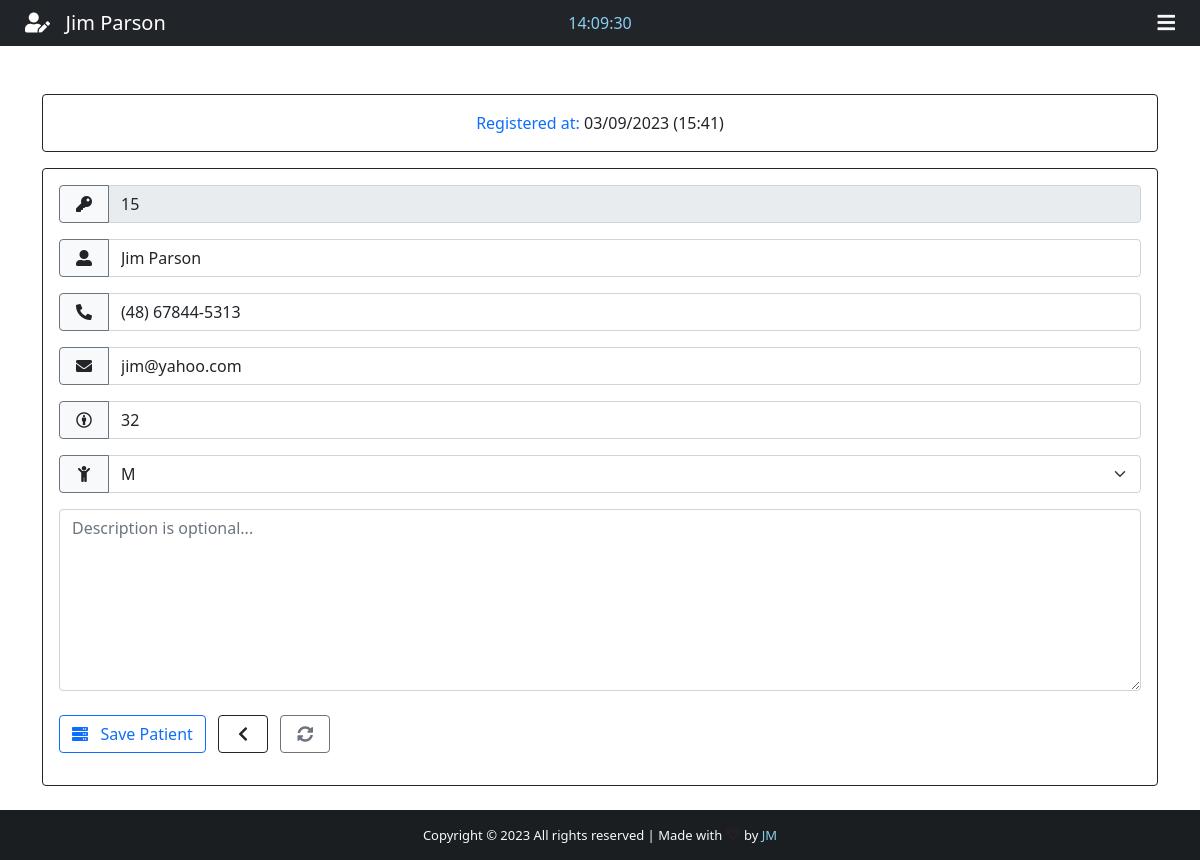
Page /patient/15 (signed in) on the committed database.
### App/models.py (models this page shows, shortened)
class Patient(models.Model):
    GENDER = (
        ('M', 'M'),
        ('F', 'F'),
    )
    id = models.IntegerField(primary_key=True)
    name = models.CharField(max_length=40)
    phone = models.CharField(max_length=20)
    email = models.CharField(max_length=40)
    age = models.CharField(max_length=3)
    gender = models.CharField(max_length=1, null=True, choices=GENDER)
    note = models.TextField(blank=True)
    created_at = models.DateTimeField(auto_now_add=True)

### App/views.py (the view)
# urls.py: path('patient/<str:patient_id>', views.patient, name="patient"),
@cache_control(no_cache=True, must_revalidade=True, no_store=True)
@login_required(login_url="login")
def patient(request, patient_id):
    patient = Patient.objects.get(id=patient_id)
    if patient != None:
        return render(request, "edit.html", {'patient': patient})

### App/templates/edit.html (shortened to what this page needs)
{% extends 'add.html' %}
{% block nav-content %}
<i class="fas fa-user-edit"></i>&nbsp;&nbsp; {{ patient.name }}
{% endblock nav-content %}
{% block card-title %}
Registered at: <span class="text-dark">{{ patient.created_at | date:'m/d/Y (H:i)' }}</span>
{% endblock card-title %}
{% block Btn-content1 %} <i class="fas fa-server"></i>&nbsp;&nbsp; Save Patient {% endblock Btn-content1 %}
{% block Action %} action="/edit_patient" {% endblock Action %}
{% block Value-id %}
<div class="input-group mb-3">
    <span class="side-label btn border-secondary bg-light txt-sm"><i class="fas fa-key"></i></span>
    <input type="text" class="form-control txt-sm" name="id" value="{{ patient.id }}" readonly>
</div>
{% endblock Value-id %}
{% block Value-name %} value="{{ patient.name }}" {% endblock Value-name %}
{% block Value-phone %} value="{{ patient.phone }}" {% endblock Value-phone %}
{% block Value-email %} value="{{ patient.email }}" {% endblock Value-email %}
{% block Value-age %} value="{{ patient.age }}" {% endblock Value-age %}
{% block option %}
<option style="background-color: #d3d3d3; color: #007bff;">{{ patient.gender }}</option>
{% endblock option %}

### App/templates/add.html (shortened to what this page needs)
{% extends 'base.html' %}
{% block time %}
<div class="col-sm">
<center>
    <span id="clock" style="color: #89cff0;"></span>
</center>
</div>
{% endblock time %}
{% block btn-nav %}
<div class="text-light" id="sidebar" data-bs-toggle="offcanvas" data-bs-target="#offcanvasRight" aria-controls="offcanvasRight">
    <i class="fas fa-bars"></i>
</div>
{% endblock btn-nav %}
{% block footer %} style="color: #89cff0; text-decoration: none;" {% endblock footer %}
{% block content %}
<div class="container">
    <div class="row">
        <div class="col-lg-12">
            <div class="card card-body border-dark text-primary mt-5">
                <span class="text-center txt-sm" id="card-title">{% block card-title %} FILL OUT THE FORM BELOW {% endblock card-title %}</span>
            </div>
            <form {% block Action %} action="/add_patient" {% endblock Action %} method="POST" autocomplete="off" enctype="multipart/form-data" class="card p-3 border-dark mt-3">
                {% block Value-id %} {% endblock Value-id %}
                <div class="input-group mb-3">
                    <span class="side-label btn border-secondary bg-light txt-sm"><i class="fas fa-user-alt"></i></span>
                    <input type="text" class="form-control" name="name" id="name" maxlength="40" placeholder="First and Last name" {% block Value-name %} {% endblock Value-name %}>
                </div>
                <div class="input-group mb-3">
                    <span class="side-label btn border-secondary bg-light txt-sm"><i class="fas fa-phone-alt"></i></span>
                    <input type="text" class="form-control" name="phone" id="phone" placeholder="Patient phone" {% block Value-phone %} {% endblock Value-phone %}>
                </div>
                <div class="input-group mb-3">
                    <span class="side-label btn border-secondary bg-light txt-sm"><i class="fas fa-envelope"></i></span>
                    <input type="text" class="form-control" name="email" id="email" maxlength="40" placeholder="Patient email" {% block Value-email %} {% endblock Value-email %}>
                </div>
                <div class="input-group mb-3">
                    <span class="side-label btn border-secondary bg-light txt-sm"><i class="fab fa-creative-commons-by"></i></span>
                    <input type="text" class="form-control" name="age" id="age" maxlength="3" placeholder="Patient age" {% block Value-age %} {% endblock Value-age %}>
                </div>
                <div class="input-group mb-3">
                    <label><span class="side-label btn border-secondary bg-light txt-sm" style="border-radius: 4px 0px 0px 4px;"><i class="fas fa-child"></i></span></label>
                    <select class="form-select" name="gender" id="gender">
                        {% block option %}{% endblock option %}
                    </select>
                </div>
                <div class="form-group">
                    <textarea class="form-control txt-sm" name="note" rows="7" placeholder="Description is optional...">{% block note %}{% endblock note %}</textarea>
                </div>
                <div id="btn-desktop" class="mt-4" style="width: 100%;">
                    <button type="submit" class="btn btn-outline-primary mb-3 btn-add">
                        {% block Btn-content1 %}{% endblock Btn-content1 %}
                    </button>
                    <a href="{% url 'backend' %}" class="btn btn-outline-dark mb-3 ms-2" style="width: 50px;" title="Back">
                        <i class="fas fa-chevron-left"></i>
                    </a>
                    <button type="reset" class="btn btn-outline-secondary mb-3 ms-2" style="width: 50px;" title="Reset">
                        <i class="fas fa-sync-alt"></i>
                    </button>
                </div>
            </form>
        </div>
    </div>
</div>
<br><br><br>
{% endblock content %}

### App/static/css/style.css (style rules this page uses)
html, body { height: 100%; margin: 0; max-width: 100%; overflow: hidden; }
#sidebar, #front-nav-icon { float: right; margin-right: 25px; cursor: pointer; font-size: 20px; }
.side-label { width: 50px; }

### rows in the picture
Patient: name "Jim Parson", created_at "03/09/2023 (15:41)", id "15", phone "(48) 67844-5313", email "jim@yahoo.com", age "32", gender "M"
